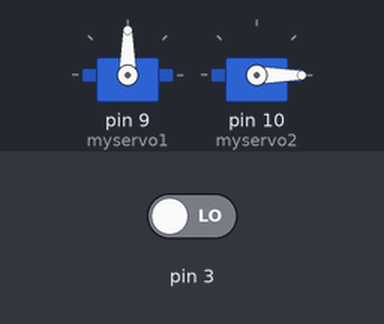
The sketch below on a simulated Arduino Uno, built with avr-gcc and run on an emulated ATmega328P. Shown: 2 × servo. Inputs (shaded band) come from the test bench; at power-on: pin 3 LOW. What the sketch prints to the serial monitor is not drawn.

Above: at 1.2 s.
1.3 s: pin 3 driven HIGH
At 2.4 s:
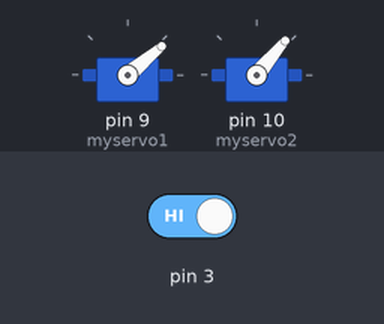
Timing chart, 0 to 4.3 s (numbered marks = the images above; inputs shaded):
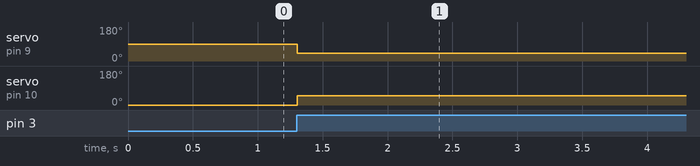

Measured:
- after the input at 1.3 s, servo on pin 9 (myservo1): 90° → 40° at once; servo on pin 10 (myservo2): 0° → 50° at once

The sketch:

servoMask.ino
```cpp
#include <Servo.h>;
Servo myservo1;
Servo myservo2;
int servoRead = 0;
int buttonState = 1;
int buttonStateOld;
void setup() {
//set up button pin
pinMode(3, INPUT);
//servo pin setup
myservo1.attach(9);//servo right
myservo2.attach(10);//servo left
//servo default state
myservo1.write(90);
myservo2.write(0);
Serial.begin(9600);
}

void loop() {
//read button data
buttonStateOld = digitalRead(3);
//serial data print for checking
Serial.println(buttonStateOld);
//Input button state
    if (buttonState == 0 && buttonStateOld == 1) {
      //assign a value for each toggle
      if(servoRead == 0){
         myservo1.write(40);
         myservo2.write(50);
         servoRead = 1;
      }
      else{
         myservo1.write(90);
         myservo2.write(0);
         servoRead = 0;
      }
}
buttonState = buttonStateOld;
}
```
